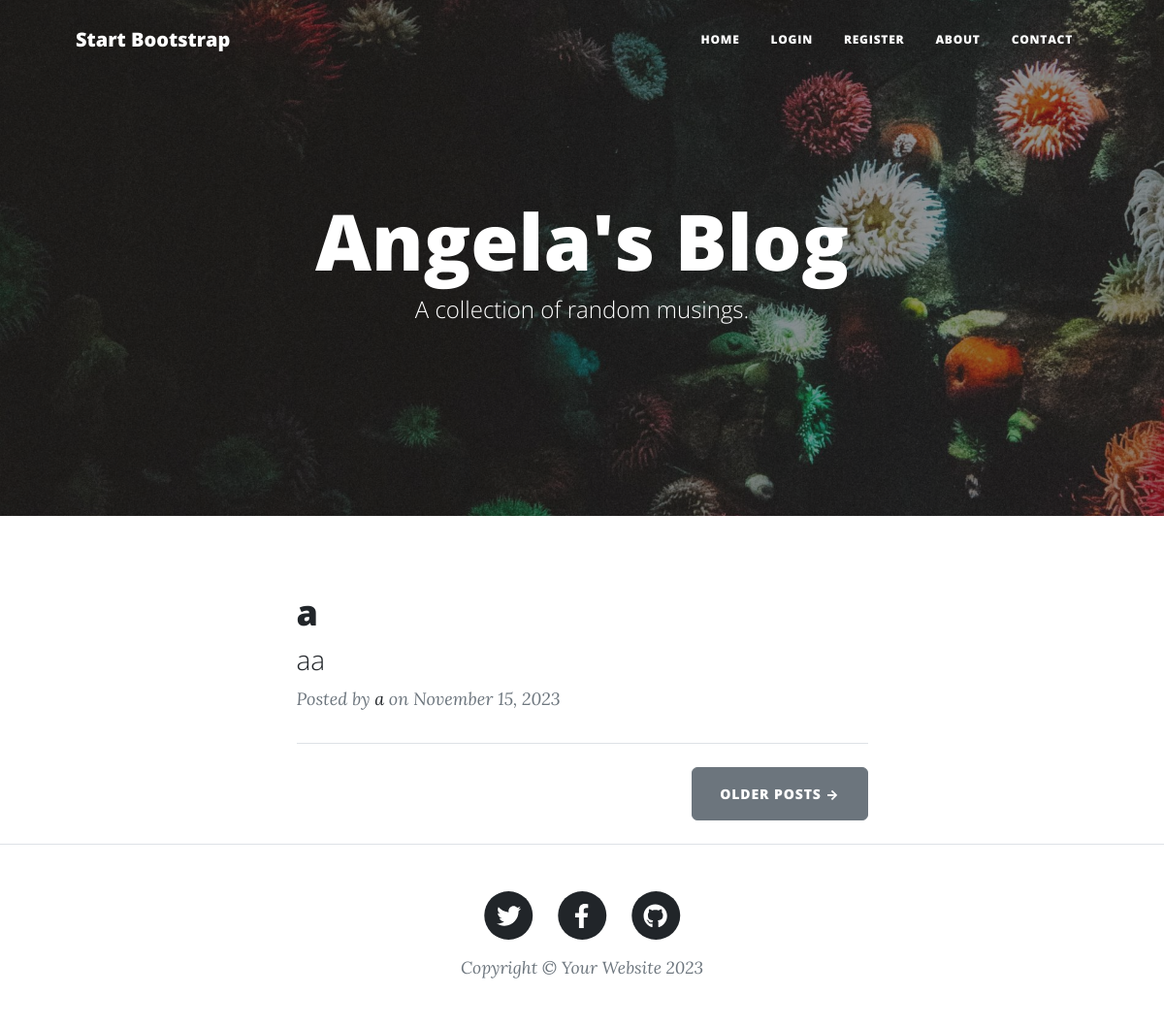
Before: / with the older database file.
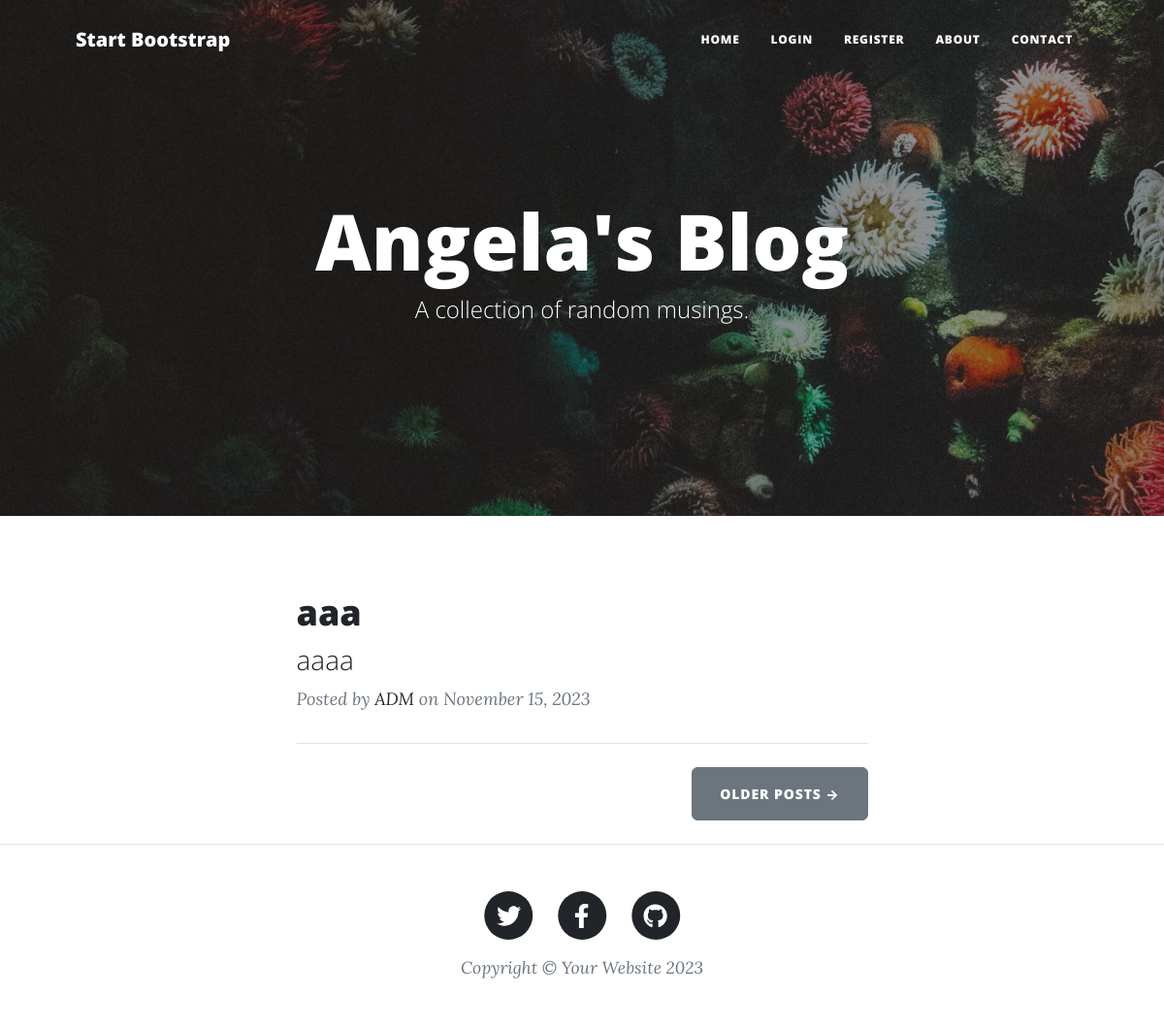
After: the same page with the newer database file.
### main.py (models this page shows)
class BlogPost(db.Model):
    __tablename__ = "blog_posts"
    id = db.Column(db.Integer, primary_key=True)
    title = db.Column(db.String(250), unique=True, nullable=False)
    subtitle = db.Column(db.String(250), nullable=False)
    date = db.Column(db.String(250), nullable=False)
    body = db.Column(db.Text, nullable=False)
    img_url = db.Column(db.String(250), nullable=False)
    author_id = db.Column(db.Integer, db.ForeignKey("users.id"))
    author = relationship("User", back_populates="posts")
    comments = relationship("Comment", back_populates="parent_post")

class User(UserMixin, db.Model):
    __tablename__ = "users"
    id = db.Column(db.Integer, primary_key=True)
    email = db.Column(db.String(100), unique=True)
    password = db.Column(db.String(100))
    name = db.Column(db.String(100))
    posts = relationship("BlogPost", back_populates="author")
    comments = relationship("Comment", back_populates="comment_author")

### main.py (the view)
@app.route('/')
def get_all_posts():
    result = db.session.execute(db.select(BlogPost))
    posts = result.scalars().all()
    return render_template("index.html", all_posts=posts)

### templates/index.html (shortened to what this page needs)
{% include "header.html" %}
<header
  class="masthead"
  style="background-image: url('../static/assets/img/home-bg.jpg')"
>
  <div class="container position-relative px-4 px-lg-5">
    <div class="row gx-4 gx-lg-5 justify-content-center">
      <div class="col-md-10 col-lg-8 col-xl-7">
        <div class="site-heading">
          <h1>Angela's Blog</h1>
          <span class="subheading">A collection of random musings.</span>
        </div>
      </div>
    </div>
  </div>
</header>
<div class="container px-4 px-lg-5">
  <div class="row gx-4 gx-lg-5 justify-content-center">
    <div class="col-md-10 col-lg-8 col-xl-7">
      {% for post in all_posts %}
      <div class="post-preview">
        <a href="{{ url_for('show_post', post_id=post.id) }}">
          <h2 class="post-title">{{ post.title }}</h2>
          <h3 class="post-subtitle">{{ post.subtitle }}</h3>
        </a>
        <p class="post-meta">
          Posted by
          <a href="#">{{post.author.name}}</a>
          on {{post.date}}
        </p>
      </div>
      <hr class="my-4" />
      {% endfor %}
      <div class="d-flex justify-content-end mb-4">
        <a class="btn btn-secondary text-uppercase" href="#!">Older Posts →</a>
      </div>
    </div>
  </div>
</div>
{% include "footer.html" %}

### templates/header.html (shortened to what this page needs)
<!DOCTYPE html>
<html lang="en">
  <head>
    {% block styles %}
    {{ bootstrap.load_css() }}
    <link
      href="{{ url_for('static', filename='css/styles.css') }}"
      rel="stylesheet"
    />
    {% endblock %}
  </head>
  <body>
    <nav class="navbar navbar-expand-lg navbar-light" id="mainNav">
      <div class="container px-4 px-lg-5">
        <a class="navbar-brand" href="/">Start Bootstrap</a>
        <div class="collapse navbar-collapse" id="navbarResponsive">
          <ul class="navbar-nav ms-auto py-4 py-lg-0">
            <li class="nav-item">
              <a
                class="nav-link px-lg-3 py-3 py-lg-4"
                href="{{ url_for('get_all_posts') }}"
                >Home</a
              >
            </li>
            {% if not current_user.is_authenticated: %}
            <li class="nav-item">
              <a
                class="nav-link px-lg-3 py-3 py-lg-4"
                href="{{ url_for('login') }}"
                >Login</a
              >
            </li>
            <li class="nav-item">
              <a
                class="nav-link px-lg-3 py-3 py-lg-4"
                href="{{ url_for('register') }}"
                >Register</a
              >
            </li>
            {% endif %}
            <li class="nav-item">
              <a
                class="nav-link px-lg-3 py-3 py-lg-4"
                href="{{ url_for('about') }}"
                >About</a
              >
            </li>
            <li class="nav-item">
              <a
                class="nav-link px-lg-3 py-3 py-lg-4"
                href="{{ url_for('contact') }}"
                >Contact</a
              >
            </li>
          </ul>
        </div>
      </div>
    </nav>
  </body>
</html>

### templates/footer.html (shortened to what this page needs)
        <footer class="border-top">
          <div class="container px-4 px-lg-5">
              <div class="row gx-4 gx-lg-5 justify-content-center">
                  <div class="col-md-10 col-lg-8 col-xl-7">
                      <ul class="list-inline text-center">
                          <li class="list-inline-item">
                              <a href="#!">
                                  <span class="fa-stack fa-lg">
                                      <i class="fas fa-circle fa-stack-2x"></i>
                                      <i class="fab fa-twitter fa-stack-1x fa-inverse"></i>
                                  </span>
                              </a>
                          </li>
                          <li class="list-inline-item">
                              <a href="#!">
                                  <span class="fa-stack fa-lg">
                                      <i class="fas fa-circle fa-stack-2x"></i>
                                      <i class="fab fa-facebook-f fa-stack-1x fa-inverse"></i>
                                  </span>
                              </a>
                          </li>
                          <li class="list-inline-item">
                              <a href="#!">
                                  <span class="fa-stack fa-lg">
                                      <i class="fas fa-circle fa-stack-2x"></i>
                                      <i class="fab fa-github fa-stack-1x fa-inverse"></i>
                                  </span>
                              </a>
                          </li>
                      </ul>
                      <div class="small text-center text-muted fst-italic">Copyright &copy; Your Website 2023</div>
                  </div>
              </div>
          </div>
      </footer>
  </body>
</html>

Changed rows visible on the page:
changed BlogPost: title "a" → "aaa"; subtitle "aa" → "aaaa"; author.name "a" → "ADM"
